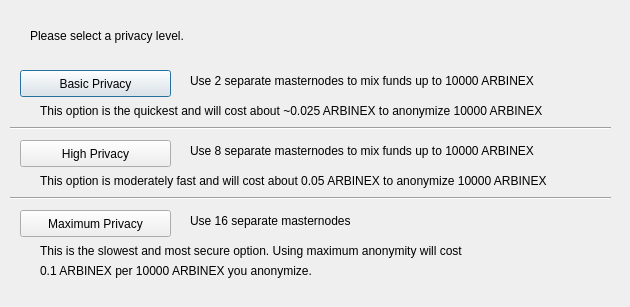
<?xml version="1.0" encoding="UTF-8"?>
<ui version="4.0">
 <class>ObfuscationConfig</class>
 <widget class="QDialog" name="ObfuscationConfig">
  <property name="geometry">
   <rect>
    <x>0</x>
    <y>0</y>
    <width>630</width>
    <height>307</height>
   </rect>
  </property>
  <property name="windowTitle">
   <string>Configure Obfuscation</string>
  </property>
  <widget class="QPushButton" name="buttonBasic">
   <property name="geometry">
    <rect>
     <x>20</x>
     <y>70</y>
     <width>151</width>
     <height>27</height>
    </rect>
   </property>
   <property name="text">
    <string>Basic Privacy</string>
   </property>
  </widget>
  <widget class="QPushButton" name="buttonHigh">
   <property name="geometry">
    <rect>
     <x>20</x>
     <y>140</y>
     <width>151</width>
     <height>27</height>
    </rect>
   </property>
   <property name="text">
    <string>High Privacy</string>
   </property>
  </widget>
  <widget class="QPushButton" name="buttonMax">
   <property name="geometry">
    <rect>
     <x>20</x>
     <y>210</y>
     <width>151</width>
     <height>27</height>
    </rect>
   </property>
   <property name="text">
    <string>Maximum Privacy</string>
   </property>
  </widget>
  <widget class="QLabel" name="label">
   <property name="geometry">
    <rect>
     <x>30</x>
     <y>20</y>
     <width>571</width>
     <height>31</height>
    </rect>
   </property>
   <property name="text">
    <string>Please select a privacy level.</string>
   </property>
  </widget>
  <widget class="QLabel" name="label_2">
   <property name="geometry">
    <rect>
     <x>190</x>
     <y>70</y>
     <width>421</width>
     <height>21</height>
    </rect>
   </property>
   <property name="text">
    <string>Use 2 separate masternodes to mix funds up to 10000 ARBINEX</string>
   </property>
  </widget>
  <widget class="QLabel" name="label_3">
   <property name="geometry">
    <rect>
     <x>190</x>
     <y>140</y>
     <width>411</width>
     <height>21</height>
    </rect>
   </property>
   <property name="text">
    <string>Use 8 separate masternodes to mix funds up to 10000 ARBINEX</string>
   </property>
  </widget>
  <widget class="QLabel" name="label_4">
   <property name="geometry">
    <rect>
     <x>190</x>
     <y>210</y>
     <width>421</width>
     <height>21</height>
    </rect>
   </property>
   <property name="text">
    <string>Use 16 separate masternodes</string>
   </property>
  </widget>
  <widget class="QLabel" name="label_6">
   <property name="geometry">
    <rect>
     <x>40</x>
     <y>100</y>
     <width>561</width>
     <height>21</height>
    </rect>
   </property>
   <property name="text">
    <string>This option is the quickest and will cost about ~0.025 ARBINEX to anonymize 10000 ARBINEX</string>
   </property>
  </widget>
  <widget class="QLabel" name="label_7">
   <property name="geometry">
    <rect>
     <x>40</x>
     <y>170</y>
     <width>561</width>
     <height>21</height>
    </rect>
   </property>
   <property name="text">
    <string>This option is moderately fast and will cost about 0.05 ARBINEX to anonymize 10000 ARBINEX</string>
   </property>
  </widget>
  <widget class="QLabel" name="label_8">
   <property name="geometry">
    <rect>
     <x>40</x>
     <y>240</y>
     <width>561</width>
     <height>21</height>
    </rect>
   </property>
   <property name="text">
    <string>This is the slowest and most secure option. Using maximum anonymity will cost</string>
   </property>
  </widget>
  <widget class="QLabel" name="label_9">
   <property name="geometry">
    <rect>
     <x>40</x>
     <y>260</y>
     <width>561</width>
     <height>21</height>
    </rect>
   </property>
   <property name="text">
    <string>0.1 ARBINEX per 10000 ARBINEX you anonymize.</string>
   </property>
  </widget>
  <widget class="Line" name="line">
   <property name="geometry">
    <rect>
     <x>10</x>
     <y>120</y>
     <width>601</width>
     <height>16</height>
    </rect>
   </property>
   <property name="orientation">
    <enum>Qt::Horizontal</enum>
   </property>
  </widget>
  <widget class="Line" name="line_2">
   <property name="geometry">
    <rect>
     <x>10</x>
     <y>190</y>
     <width>601</width>
     <height>16</height>
    </rect>
   </property>
   <property name="orientation">
    <enum>Qt::Horizontal</enum>
   </property>
  </widget>
 </widget>
 <resources/>
 <connections/>
</ui>
